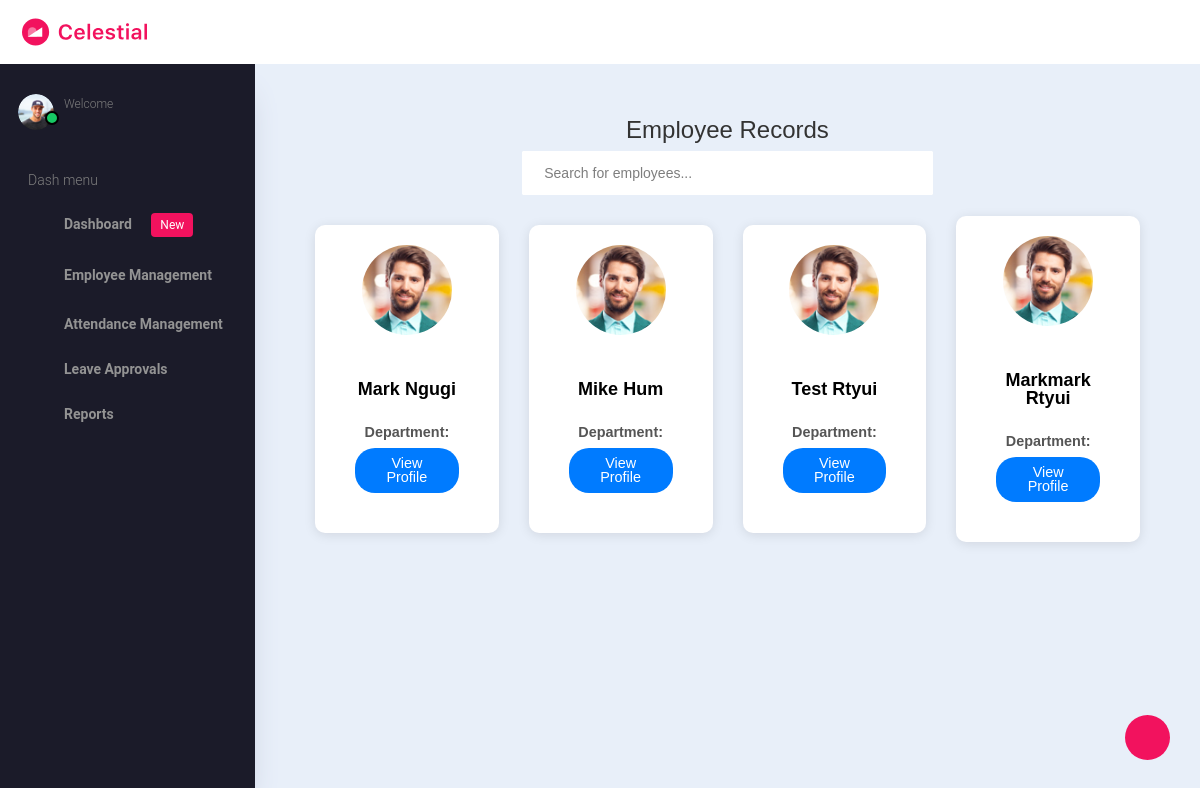
Before: /employee-profile/ with the older database file.
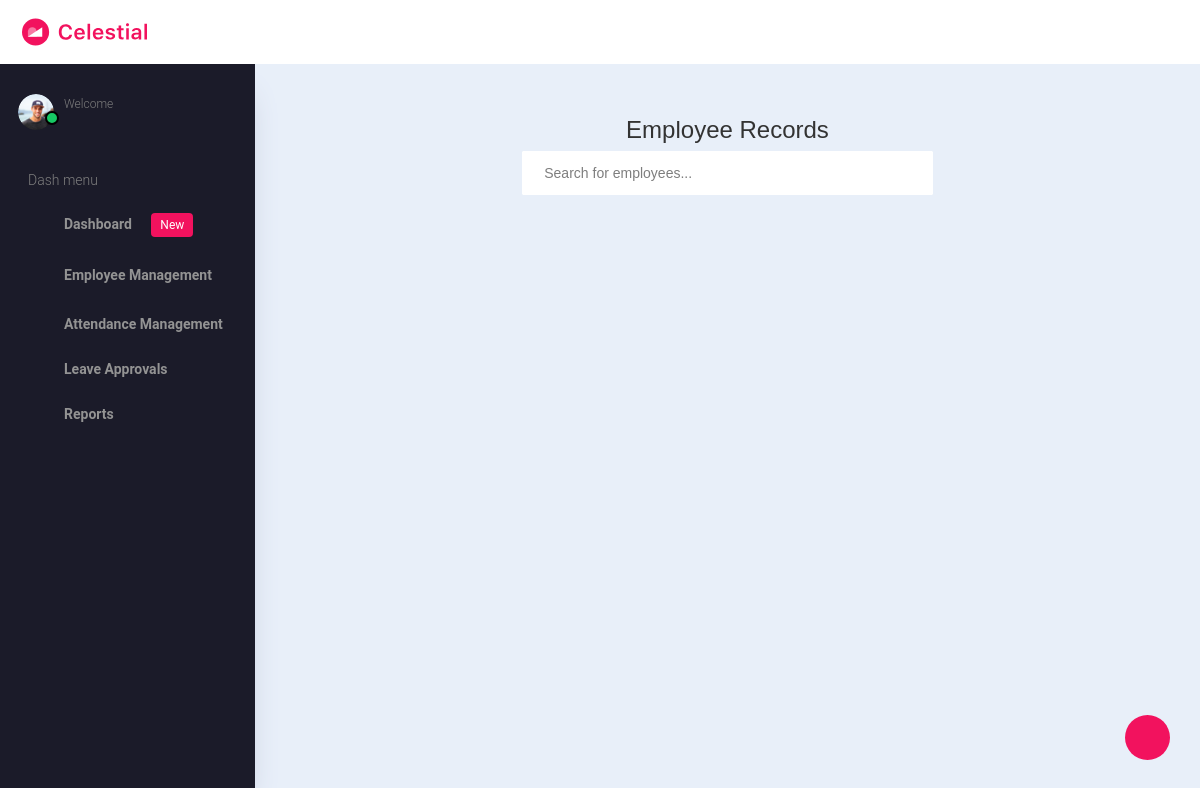
After: the same page with the newer database file.
### accounts/models.py (models this page shows, shortened)
class CustomUser(AbstractUser):
    ROLE_CHOICES = [
        ('admin', 'Admin'),
        ('hr_manager', 'HR Manager'),
        ('employee', 'Employee'),
    ]
    role = models.CharField(max_length=20, choices=ROLE_CHOICES, default='employee')
    gender = models.CharField(max_length=20, choices=[('male', 'Male'), ('female', 'Female')], default='male')
    phone = models.CharField(max_length=15, blank=True, null=True)
    position = models.CharField(max_length=100, blank=True, null=True)
    start_date = models.DateField(blank=True, null=True)
    exit_date = models.DateField(null=True, blank=True)
    reason_for_leaving = models.CharField(max_length=255, null=True, blank=True)
    otp_secret = models.CharField(max_length=32, default='', blank=True)

### hrms/views.py (the view)
# urls.py: path('employee-profile/',employee_profile,name = 'employeeprofile'),
def employee_profile(request):
    query = request.GET.get('q', '')  # Get the search query from the request
    employees = CustomUser.objects.filter(role__in=['employee', 'hr_manager'])
    if query:
        employees = employees.filter(
            models.Q(first_name__icontains=query) | models.Q(last_name__icontains=query)
        )
    context = {'employees': employees}
    return render(request, 'hrms/admin/employee-management/employee_profile.html', context)

### hrms/templates/hrms/admin/employee-management/employee_profile.html (shortened to what this page needs)
{% extends 'hrms/admin/base.html' %}
{% block content %}
<body>
    <div class="container-fluid">
        <div class="container mt-4">
            <h2 class="text-center">Employee Records</h2>
            <div class="search-bar text-center">
                <form method="get">
                    <input type="text" name="q" id="searchInput" placeholder="Search for employees..." class="form-control w-50 mx-auto" value="{{ request.GET.q|default:'' }}">
                </form>
            </div>
            <div class="row justify-content-center">
                {% for employee in employees %}
                <div class="col-md-3 col-sm-6 mb-4 d-flex align-items-stretch employee-card">
                    <div class="card text-center">
                        <img src="/static/images/faces/face1.jpg" class="card-img-top" alt="Employee 1">
                        <div class="card-body">
                            <h5 class="card-title">{{ employee.first_name }} {{ employee.last_name }}</h5>
                            <p class="card-text"><b>Department:</b> {{ employee.department }}</p>
                            <button class="btn btn-primary view-profile-btn" data-bs-toggle="modal" data-bs-target="#employeeModal"
                                data-firstname="{{ employee.first_name }}"
                                data-lastname="{{ employee.last_name }}"
                                data-position="{{ employee.position }}"
                                data-department="{{ employee.department }}"
                                data-role="{{ employee.role }}"
                                data-email="{{ employee.email }}"
                                data-phone="{{employee.phone}}">
                                View Profile
                            </button>
                        </div>
                    </div>
                </div>
                {% endfor %}
            </div>
        </div>
    </div>
    <link href="https://cdn.jsdelivr.net/npm/bootstrap-icons/font/bootstrap-icons.css" rel="stylesheet">
</body>
{% endblock %}

Changed rows visible on the page:
removed CustomUser: first_name "Mark", last_name "Ngugi"
removed CustomUser: first_name "Mike", last_name "Hum"
removed CustomUser: first_name "Test", last_name "Rtyui"
removed CustomUser: first_name "Markmark", last_name "Rtyui"
